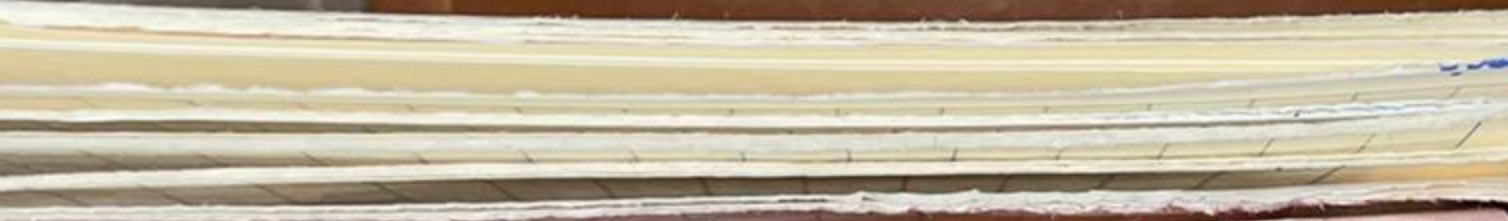
#> input picture paper_2.png, 1508 x 221 px
$ python edge_detection.py   (older library calls are emulated)
#> lines starting #> are read from the running program, lines starting #| are printed output that depends on the picture; after the words box and inside, x2 and y2 are one past the last pixel; in counts of white or black regions, pixels touching at a corner belong together
import cv2
import numpy as np

# Read the original image
img = cv2.imread('paper_2.png')
#> img is the input picture: shape (221, 1508, 3); mean B, G, R 162.5, 185, 195.8
# Display original image
# cv2.imshow('Original', img)
# cv2.waitKey(0)

# Convert to graycsale
img_gray = cv2.cvtColor(img, cv2.COLOR_BGR2GRAY)
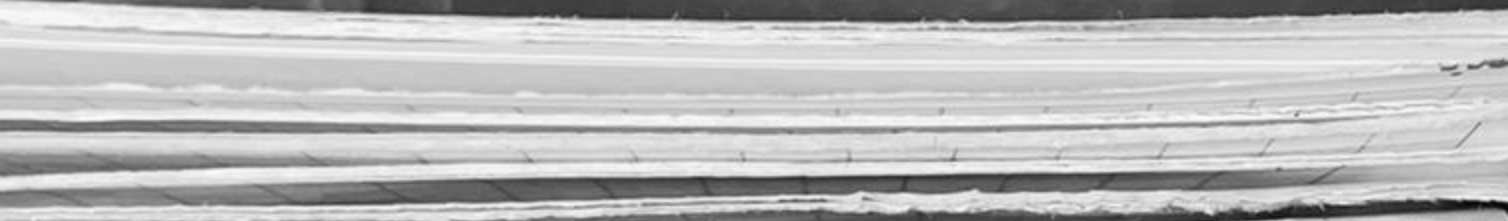
#> img_gray: shape (221, 1508); min 5, max 253, mean 185.7
# Blur the image for better edge detection
img_blur = cv2.GaussianBlur(img_gray, (3, 3), 0)
# ----------------------------------------- Sobel Edge Detection
sobelx = cv2.Sobel(src=img_blur, ddepth=cv2.CV_64F, dx=1, dy=0, ksize=1)  # Sobel Edge Detection on the X axis
sobely = cv2.Sobel(src=img_blur, ddepth=cv2.CV_64F, dx=0, dy=1, ksize=1)  # Sobel Edge Detection on the Y axis
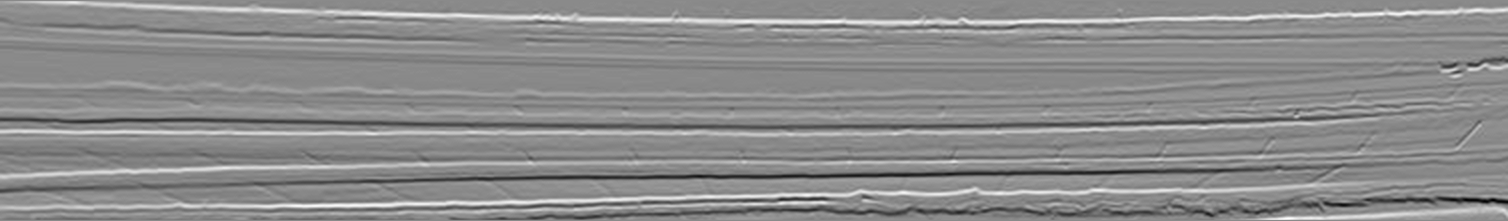
#> sobely: shape (221, 1508) float64; min -115, max 96, mean 0.5; drawn with min black and max white
sobelxy = cv2.Sobel(src=img_blur, ddepth=cv2.CV_64F, dx=1, dy=1, ksize=1)  # Combined X and Y Sobel Edge Detection
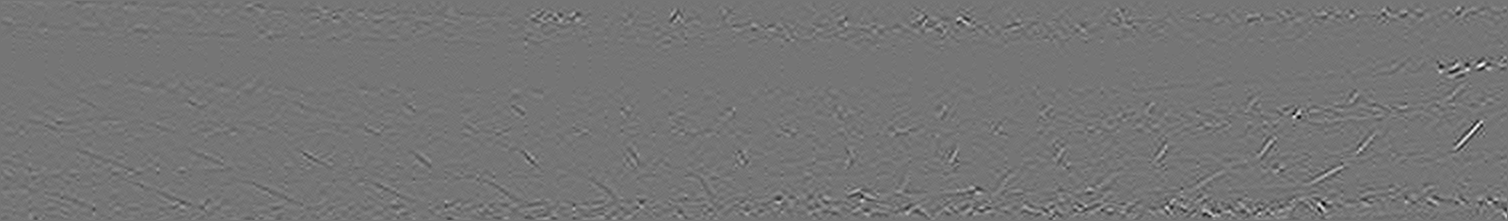
#> sobelxy: shape (221, 1508) float64; min -41, max 48, mean 0; drawn with min black and max white
img_sobel = sobelx + sobely + sobelxy
# Display Sobel Edge Detection Images
cv2.imshow('Sobel X+y+XY', img_sobel)
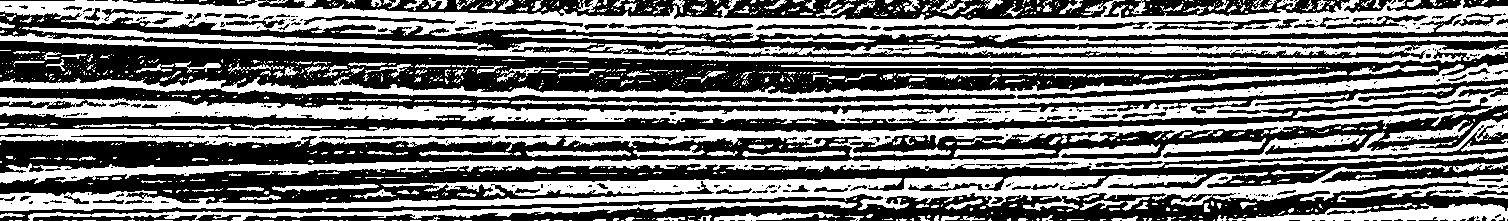
#> window 'Sobel X+y+XY': shape (221, 1508); 45.6% white; 1051 white regions (831 under 20 px), largest, box (x1, y1, x2, y2) and area: (0, 84, 1508, 158) 32005, (0, 0, 1508, 43) 24318, (0, 165, 1508, 211) 21940
cv2.waitKey(0)
# [6 lines of commented-out code are left out]
edges = cv2.Canny(image=img_blur, threshold1=0, threshold2=100)  # Canny Edge Detection
#> edges: shape (221, 1508); 9.7% white in thin lines or dots
# Display Canny Edge Detection Image
cv2.imshow('Canny Edge Detection', edges)
cv2.waitKey(0)
# ------------------------------------------

# ------------------------------------------ prewitt
n = 16
kernelx = np.array([[1, n, 1], [0, 0, 0], [-1, -n, -1]])
kernely = np.array([[-1, 0, 1], [-n, 0, n], [-1, 0, 1]])
img_prewittx = cv2.filter2D(img_blur, -1, kernelx)
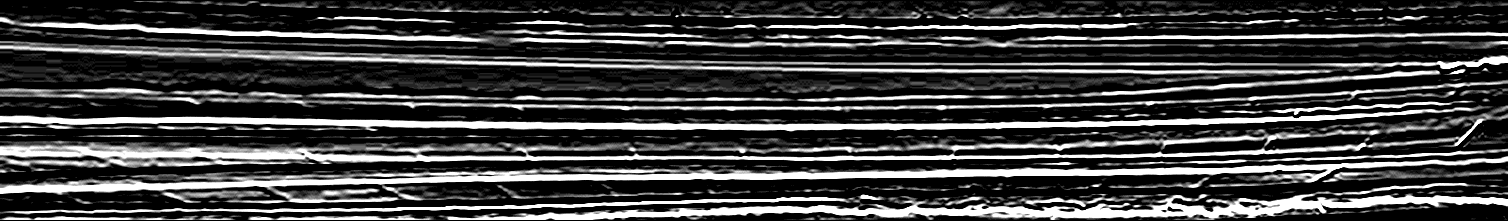
#> img_prewittx: shape (221, 1508); min 0, max 255, mean 65.5
img_prewitty = cv2.filter2D(img_blur, -1, kernely)
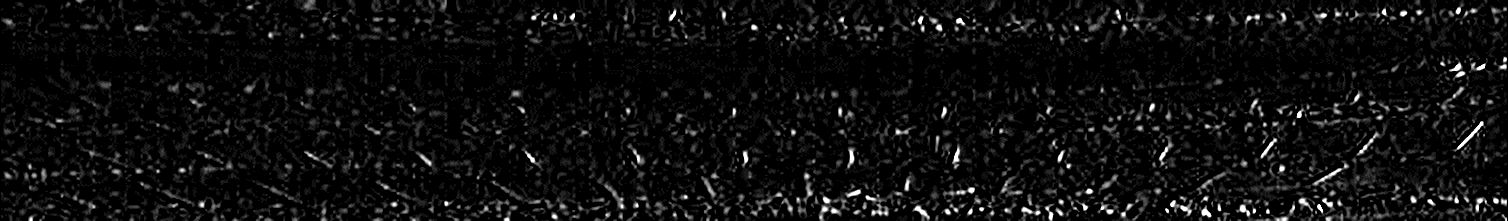
#> img_prewitty: shape (221, 1508); min 0, max 255, mean 14.2
cv2.imshow("Prewitt X", img_prewittx)
cv2.waitKey(0)
cv2.imshow("Prewitt Y", img_prewitty)
cv2.waitKey(0)
cv2.imshow("Prewitt", img_prewittx + img_prewitty)
cv2.waitKey(0)

all = edges + img_prewittx + img_prewitty
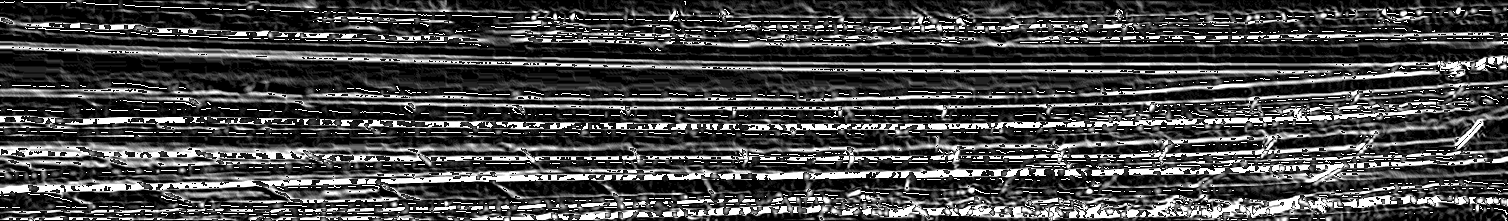
#> all: shape (221, 1508); min 0, max 255, mean 71
cv2.imshow("all", all)
cv2.waitKey(0)

cv2.destroyAllWindows()

$ run again, with papeer.png copied over paper_2.png
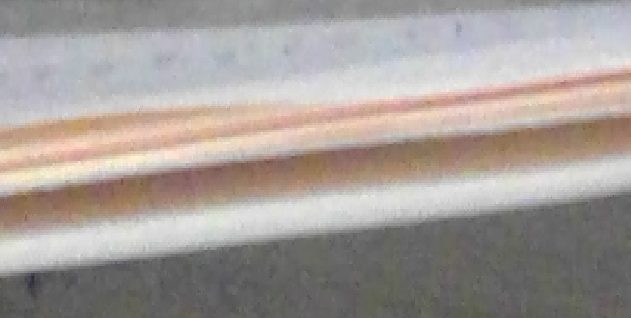
#> input picture papeer.png, 631 x 318 px
#> img is the input picture: shape (318, 631, 3); mean B, G, R 152.6, 157.1, 164.9
#> `cv2.imshow('Sobel X+y+XY', img_sobel)`:
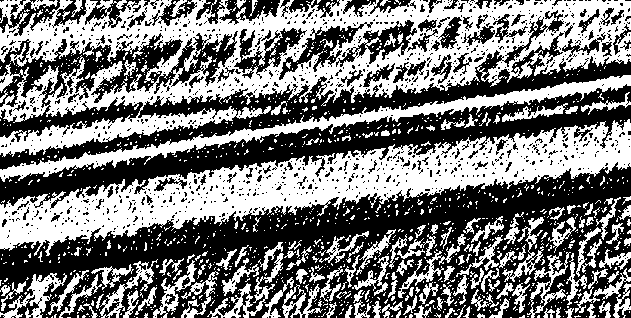
#> window 'Sobel X+y+XY': shape (318, 631); 47.8% white; 1224 white regions (1074 under 20 px), largest, box (x1, y1, x2, y2) and area: (0, 0, 631, 157) 38627, (0, 119, 631, 256) 26476, (0, 75, 631, 182) 6706
#> edges: shape (318, 631); 3% white in thin lines or dots
#> `cv2.imshow("Prewitt", img_prewittx + img_prewitty)`:
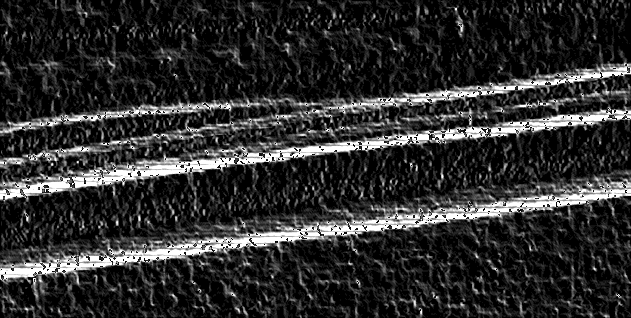
#> window 'Prewitt': shape (318, 631); min 0, max 255, mean 46.3
